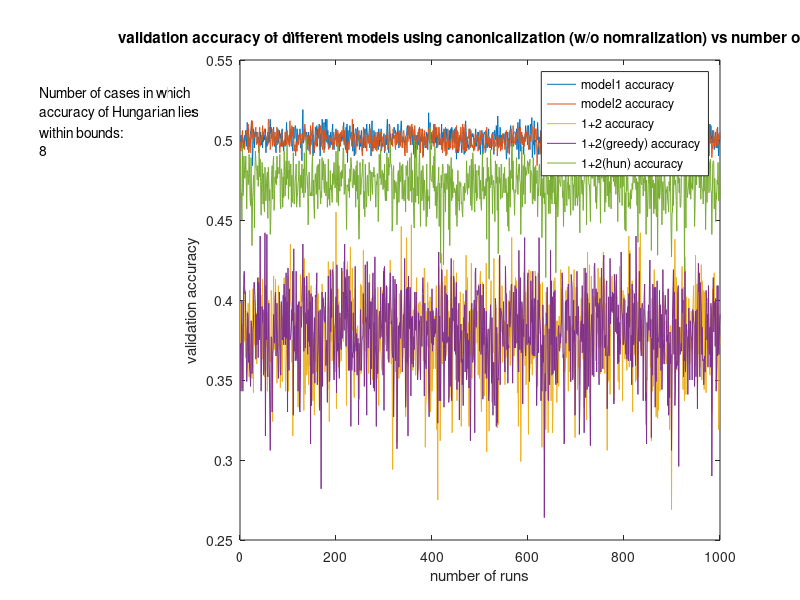
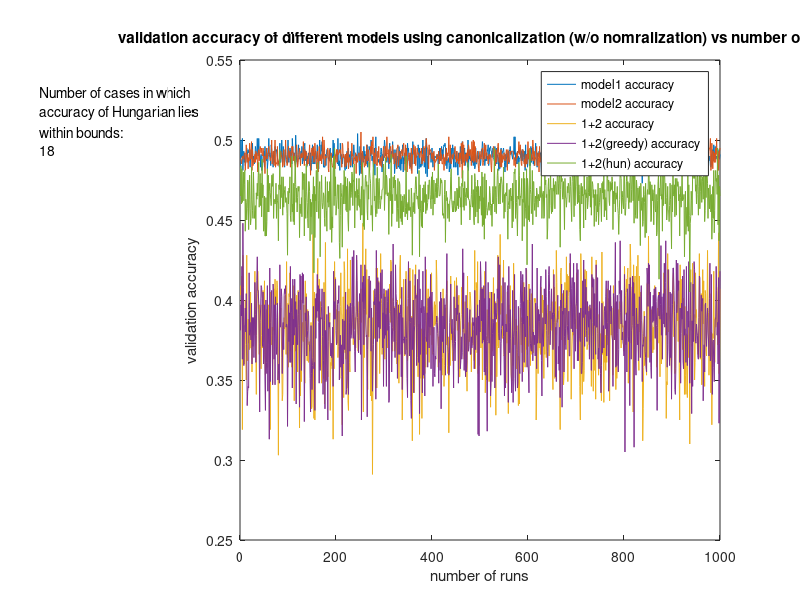

Here is the MATLAB script that generated these plots, in order:
clear all; close all; clc;
load('arrdata.mat');
count = 0;
for i = 1: size(accuracy,1)
    maxacc = max(accuracy(i,1), accuracy(i,2));
    minacc = min(accuracy(i,1), accuracy(i,2));
    if accuracy(i,5)>=minacc && accuracy(i,5)<=maxacc
        count = count+1;
    end
end

figure(1),
ax1 = axes('Position',[0 0 1 1],'Visible','off');
ax2 = axes('Position',[.3 .1 .6 .8]);

plot(ax2, accuracy); title('validation accuracy of different models using canonicalization (w/o nomralization) vs number of runs');
legend('model1 accuracy', 'model2 accuracy', '1+2 accuracy', '1+2(greedy) accuracy', '1+2(hun) accuracy');
xlabel('number of runs'), ylabel('validation accuracy');
descr={'Number of cases in which ';
    'accuracy of Hungarian lies';
    'within bounds: '; num2str(count)};
axes(ax1), text(0.05, 0.8, descr);

%%
load('arrdata_new_canning.mat');
count = 0;
for i = 1: size(accuracy,1)
    maxacc = max(accuracy(i,1), accuracy(i,2));
    minacc = min(accuracy(i,1), accuracy(i,2));
    if accuracy(i,5)>=minacc && accuracy(i,5)<=maxacc
        count = count+1;
    end
end

figure(2),
ax1 = axes('Position',[0 0 1 1],'Visible','off');
ax2 = axes('Position',[.3 .1 .6 .8]);

plot(ax2, accuracy); title('validation accuracy of different models using canonicalization (w/o nomralization) vs number of runs');
legend('model1 accuracy', 'model2 accuracy', '1+2 accuracy', '1+2(greedy) accuracy', '1+2(hun) accuracy');
xlabel('number of runs'), ylabel('validation accuracy');
descr={'Number of cases in which ';
    'accuracy of Hungarian lies';
    'within bounds: '; num2str(count)};
axes(ax1), text(0.05, 0.8, descr);
